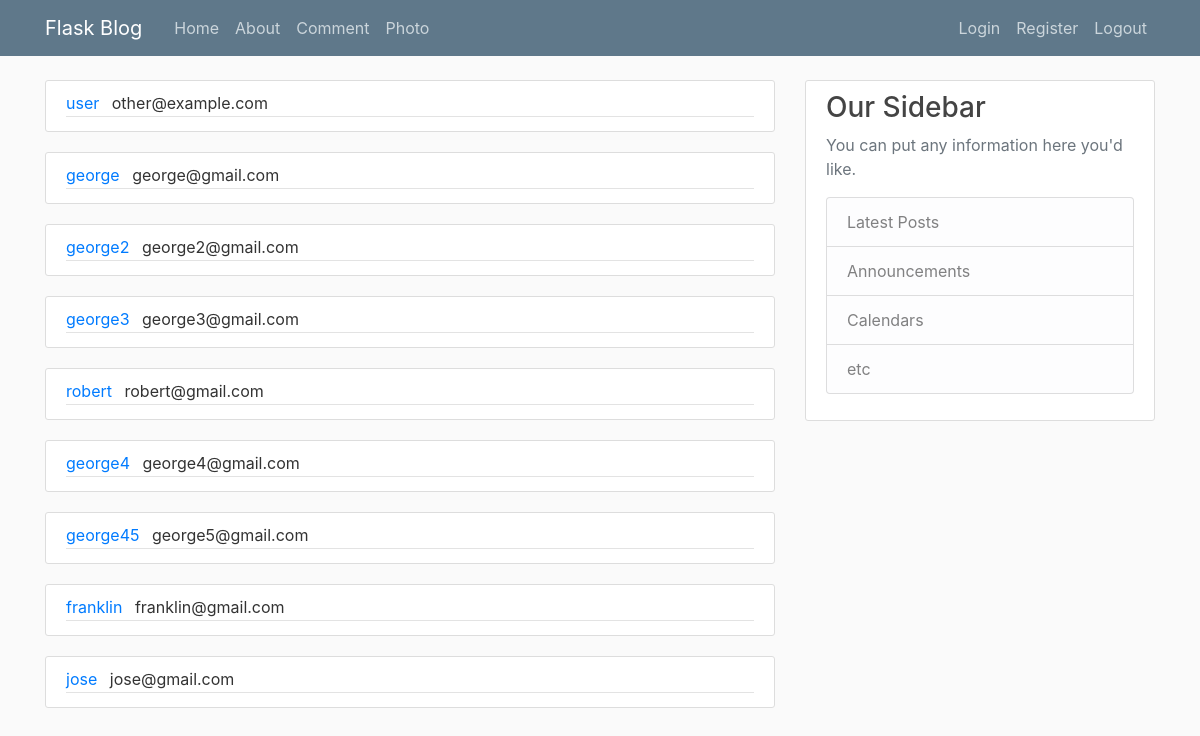
/admin, run on an earlier commit of the app's database.
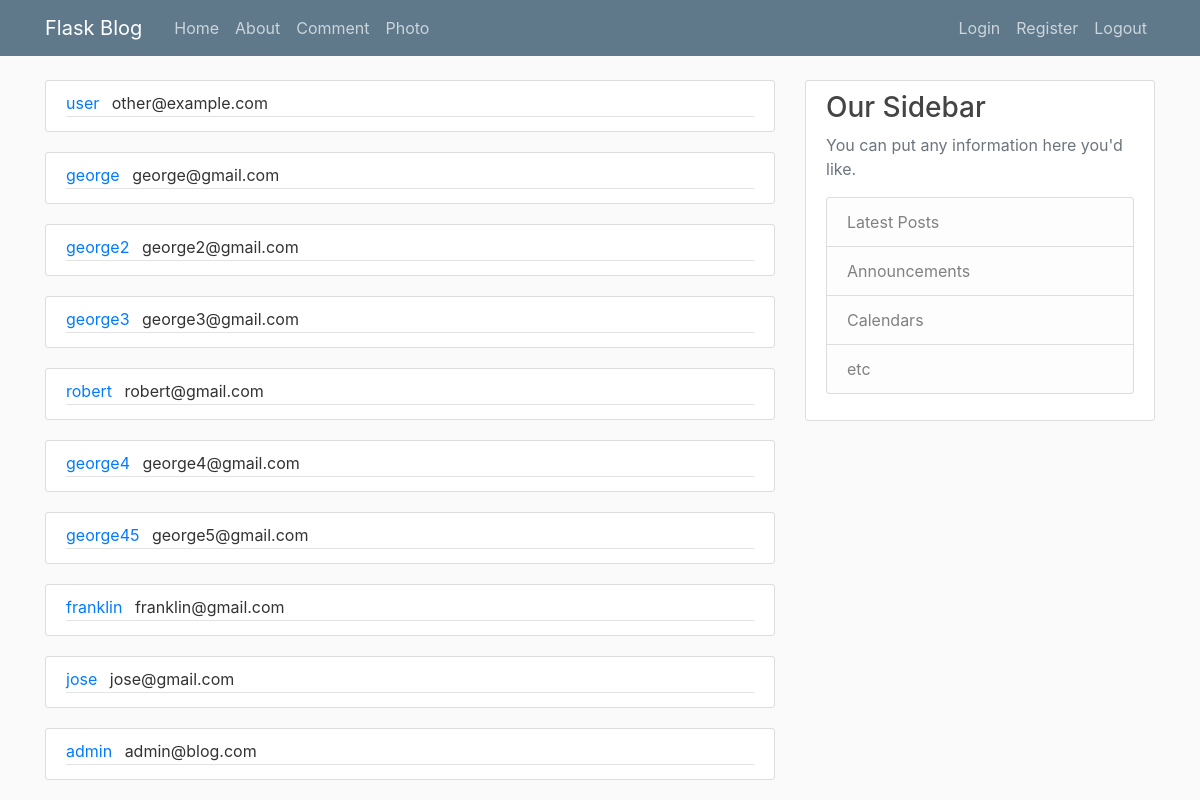
And on a later commit of the database.
### db_interface.py (models this page shows, shortened)
class User(db.Model):
    id = db.Column(db.Integer, primary_key=True)
    username = db.Column(db.String(20), unique=True, nullable=False)
    email = db.Column(db.String(120), unique=True, nullable=False)
    image_file = db.Column(db.String(120), nullable=False, default='default.jpg')
    password = db.Column(db.String(60), nullable=False)
    posts = db.relationship('Post', backref='author', lazy=True)
    image = db.Column(db.LargeBinary, nullable=True)

### flaskblog.py (the view)
@app.route("/admin")
def admin():
    return render_template('admin.html', users=User.query.all())

### Templates/admin.html (shortened to what this page needs)
<html>
    <head></head>
    <body>{% extends "layout.html" %}
    {% block content %}
        {% for user in users %}
            <article class="media content-section">
              <div class="media-body">
                <div class="article-metadata">
                  <a class="mr-2" href="#">{{ user.username }}</a>
                  <a class="mr-2">{{ user.email }}</a>
                </div>
            </article>
        {% endfor %}
    {% endblock content %}

### Templates/layout.html (shortened to what this page needs)
<html>
<head>
    <link rel="stylesheet" href="https://maxcdn.bootstrapcdn.com/bootstrap/4.0.0/css/bootstrap.min.css">
    <link rel="stylesheet" type="text/css" href="{{ url_for('static', filename='main.css') }}">
    </head><body>
    <header class="site-header">
      <nav class="navbar navbar-expand-md navbar-dark bg-steel fixed-top">
        <div class="container">
          <a class="navbar-brand mr-4" href="/">Flask Blog</a>
          <div class="collapse navbar-collapse" id="navbarToggle">
            <div class="navbar-nav mr-auto">
              <a class="nav-item nav-link" href="{{ url_for('home') }}">Home</a>
              <a class="nav-item nav-link" href="{{ url_for('about') }}">About</a>
              <a class="nav-item nav-link" href="{{ url_for('comment') }}">Comment</a>
              <a class="nav-item nav-link" href="{{ url_for('photo') }}">Photo</a>
            </div>
            <div class="navbar-nav">
              <a class="nav-item nav-link" href="{{ url_for('login') }}">Login</a>
              <a class="nav-item nav-link" href="{{ url_for('register') }}">Register</a>
              <a class="nav-item nav-link" href="{{ url_for('logout') }}">Logout</a>
            </div>
          </div>
        </div>
      </nav>
    </header>
    <main role="main" class="container">
      <div class="row">
        <div class="col-md-8">
          {% block content %}{% endblock %}
        </div>
        <div class="col-md-4">
          <div class="content-section">
            <h3>Our Sidebar</h3>
            <p class="text-muted">You can put any information here you'd like.
              </p><ul class="list-group">
                <li class="list-group-item list-group-item-light">Latest Posts</li>
                <li class="list-group-item list-group-item-light">Announcements</li>
                <li class="list-group-item list-group-item-light">Calendars</li>
                <li class="list-group-item list-group-item-light">etc</li>
              </ul>
          </div>
        </div>
      </div>
    </main>
</body></html>

### static/main.css (style rules this page uses)
body { background: #fafafa; color: #333333; margin-top: 5rem; }
h1, h2, h3, h4, h5, h6 { color: #444444; }
.bg-steel { background-color: #5f788a; }
.site-header .navbar-nav .nav-link { color: #cbd5db; }
.content-section { background: #ffffff; padding: 10px 20px; border: 1px solid #dddddd; border-radius: 3px; margin-bottom: 20px; }
.article-metadata { padding-bottom: 1px; margin-bottom: 4px; border-bottom: 1px solid #e3e3e3 }

What changed in the data, as far as the page shows it:
added User: username "admin", email "admin@blog.com"
